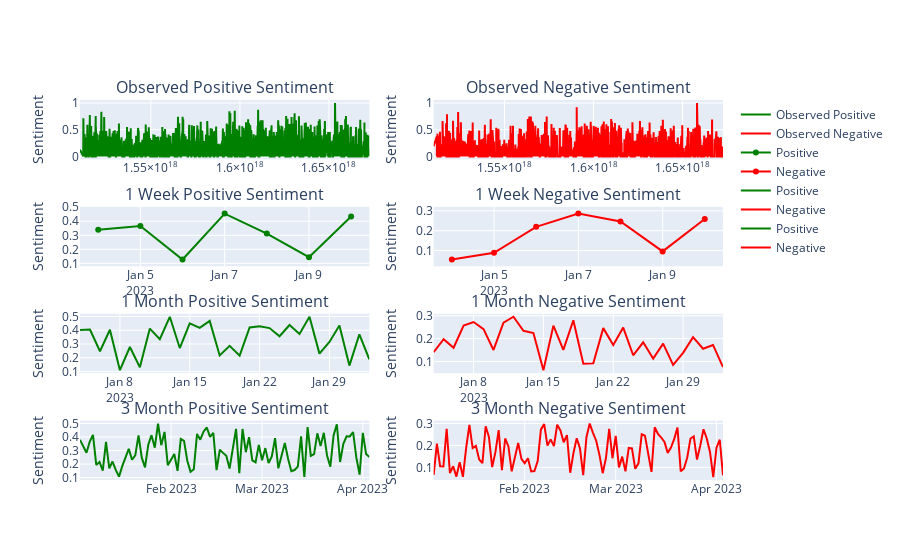

Notebook code for this chart:
### Code cell
# Create figure with subplots
fig = make_subplots(rows=4, cols=2, subplot_titles=(
    'Observed Positive Sentiment', 'Observed Negative Sentiment', 
    '1 Week Positive Sentiment', '1 Week Negative Sentiment', 
    '1 Month Positive Sentiment', '1 Month Negative Sentiment', 
    '3 Month Positive Sentiment', '3 Month Negative Sentiment'
))

# Add observed positive sentiment to plot
fig.add_trace(go.Scatter(x=df['CreatedAt'], y=df['Positive Sentiment'], name='Observed Positive', line=dict(color='green')), row=1, col=1)
# Add observed negative sentiment to plot
fig.add_trace(go.Scatter(x=df['CreatedAt'], y=df['Negative Sentiment'], name='Observed Negative', line=dict(color='red')), row=1, col=2)

# Generate random forecasted sentiments for each period
periods = [7, 30, 90]  # Number of days for each forecast period

for i, period in enumerate(periods):
    dates = pd.date_range(start=pd.to_datetime(df['CreatedAt'].iloc[-1]) + pd.Timedelta(days=1), 
                          periods=period, freq='D')
    positive_sentiment = np.random.uniform(0.1, 0.5, size=period)
    negative_sentiment = np.random.uniform(0.05, 0.3, size=period)

    # Calculate the position of the positive and negative subplots
    row = i + 2
    col_positive = 1
    col_negative = 2

    # Add positive forecasted sentiment to plot
    fig.add_trace(go.Scatter(x=dates, y=positive_sentiment, name='Positive', line=dict(color='green')), row=row, col=col_positive)
    # Add negative forecasted sentiment to plot
    fig.add_trace(go.Scatter(x=dates, y=negative_sentiment, name='Negative',  line=dict(color='red')), row=row, col=col_negative)

# Update y-axis titles for subplots
for i in range(1, 5):
    fig.update_yaxes(title_text='Sentiment', row=i, col=1)
    fig.update_yaxes(title_text='Sentiment', row=i, col=2)

# Show the plot
fig.show()

### Figure 1 — Plotly figure (JSON) as saved in the notebook; plotly's stock layout.template omitted (floating-point values rounded to 4 significant figures; data arrays with more than 128 entries replaced by an {"elided": "..."} marker saying what was removed)
{"data": [{"line": {"color": "green"}, "name": "Observed Positive", "type": "scatter", "x": {"elided": "4705 int values"}, "xaxis": "x", "y": {"elided": "4705 float values"}, "yaxis": "y"}, {"line": {"color": "red"}, "name": "Observed Negative", "type": "scatter", "x": {"elided": "4705 int values"}, "xaxis": "x2", "y": {"elided": "4705 float values"}, "yaxis": "y2"}, {"line": {"color": "green"}, "name": "Positive", "type": "scatter", "x": ["2023-01-04T00:00:00", "2023-01-05T00:00:00", "2023-01-06T00:00:00", "2023-01-07T00:00:00", "2023-01-08T00:00:00", "2023-01-09T00:00:00", "2023-01-10T00:00:00"], "xaxis": "x3", "y": [0.339, 0.3659, 0.1277, 0.4547, 0.3125, 0.1444, 0.4335], "yaxis": "y3"}, {"line": {"color": "red"}, "name": "Negative", "type": "scatter", "x": ["2023-01-04T00:00:00", "2023-01-05T00:00:00", "2023-01-06T00:00:00", "2023-01-07T00:00:00", "2023-01-08T00:00:00", "2023-01-09T00:00:00", "2023-01-10T00:00:00"], "xaxis": "x4", "y": [0.05488, 0.08902, 0.2194, 0.2859, 0.2465, 0.09582, 0.2585], "yaxis": "y4"}, {"line": {"color": "green"}, "name": "Positive", "type": "scatter", "x": ["2023-01-04T00:00:00", "2023-01-05T00:00:00", "2023-01-06T00:00:00", "2023-01-07T00:00:00", "2023-01-08T00:00:00", "2023-01-09T00:00:00", "2023-01-10T00:00:00", "2023-01-11T00:00:00", "2023-01-12T00:00:00", "2023-01-13T00:00:00", "2023-01-14T00:00:00", "2023-01-15T00:00:00", "2023-01-16T00:00:00", "2023-01-17T00:00:00", "2023-01-18T00:00:00", "2023-01-19T00:00:00", "2023-01-20T00:00:00", "2023-01-21T00:00:00", "2023-01-22T00:00:00", "2023-01-23T00:00:00", "2023-01-24T00:00:00", "2023-01-25T00:00:00", "2023-01-26T00:00:00", "2023-01-27T00:00:00", "2023-01-28T00:00:00", "2023-01-29T00:00:00", "2023-01-30T00:00:00", "2023-01-31T00:00:00", "2023-02-01T00:00:00", "2023-02-02T00:00:00"], "xaxis": "x5", "y": [0.4021, 0.4051, 0.2474, 0.4037, 0.1105, 0.2786, 0.1316, 0.4121, 0.3351, 0.4976, 0.2711, 0.4506, 0.4179, 0.4683, 0.2173, 0.2866, 0.2161, 0.4206, 0.4298, 0.4157, 0.3563, 0.4381, 0.3729, 0.4983, 0.2304, 0.3152, 0.4339, 0.1435, 0.3708, 0.1893], "yaxis": "y5"}, {"line": {"color": "red"}, "name": "Negative", "type": "scatter", "x": ["2023-01-04T00:00:00", "2023-01-05T00:00:00", "2023-01-06T00:00:00", "2023-01-07T00:00:00", "2023-01-08T00:00:00", "2023-01-09T00:00:00", "2023-01-10T00:00:00", "2023-01-11T00:00:00", "2023-01-12T00:00:00", "2023-01-13T00:00:00", "2023-01-14T00:00:00", "2023-01-15T00:00:00", "2023-01-16T00:00:00", "2023-01-17T00:00:00", "2023-01-18T00:00:00", "2023-01-19T00:00:00", "2023-01-20T00:00:00", "2023-01-21T00:00:00", "2023-01-22T00:00:00", "2023-01-23T00:00:00", "2023-01-24T00:00:00", "2023-01-25T00:00:00", "2023-01-26T00:00:00", "2023-01-27T00:00:00", "2023-01-28T00:00:00", "2023-01-29T00:00:00", "2023-01-30T00:00:00", "2023-01-31T00:00:00", "2023-02-01T00:00:00", "2023-02-02T00:00:00"], "xaxis": "x6", "y": [0.1406, 0.1975, 0.1599, 0.2575, 0.2727, 0.2416, 0.1503, 0.2703, 0.296, 0.2345, 0.2247, 0.06177, 0.2571, 0.1506, 0.2807, 0.08962, 0.09141, 0.246, 0.1719, 0.2484, 0.127, 0.1837, 0.1127, 0.178, 0.08455, 0.1376, 0.2066, 0.1558, 0.1723, 0.07535], "yaxis": "y6"}, {"line": {"color": "green"}, "name": "Positive", "type": "scatter", "x": ["2023-01-04T00:00:00", "2023-01-05T00:00:00", "2023-01-06T00:00:00", "2023-01-07T00:00:00", "2023-01-08T00:00:00", "2023-01-09T00:00:00", "2023-01-10T00:00:00", "2023-01-11T00:00:00", "2023-01-12T00:00:00", "2023-01-13T00:00:00", "2023-01-14T00:00:00", "2023-01-15T00:00:00", "2023-01-16T00:00:00", "2023-01-17T00:00:00", "2023-01-18T00:00:00", "2023-01-19T00:00:00", "2023-01-20T00:00:00", "2023-01-21T00:00:00", "2023-01-22T00:00:00", "2023-01-23T00:00:00", "2023-01-24T00:00:00", "2023-01-25T00:00:00", "2023-01-26T00:00:00", "2023-01-27T00:00:00", "2023-01-28T00:00:00", "2023-01-29T00:00:00", "2023-01-30T00:00:00", "2023-01-31T00:00:00", "2023-02-01T00:00:00", "2023-02-02T00:00:00", "2023-02-03T00:00:00", "2023-02-04T00:00:00", "2023-02-05T00:00:00", "2023-02-06T00:00:00", "2023-02-07T00:00:00", "2023-02-08T00:00:00", "2023-02-09T00:00:00", "2023-02-10T00:00:00", "2023-02-11T00:00:00", "2023-02-12T00:00:00", "2023-02-13T00:00:00", "2023-02-14T00:00:00", "2023-02-15T00:00:00", "2023-02-16T00:00:00", "2023-02-17T00:00:00", "2023-02-18T00:00:00", "2023-02-19T00:00:00", "2023-02-20T00:00:00", "2023-02-21T00:00:00", "2023-02-22T00:00:00", "2023-02-23T00:00:00", "2023-02-24T00:00:00", "2023-02-25T00:00:00", "2023-02-26T00:00:00", "2023-02-27T00:00:00", "2023-02-28T00:00:00", "2023-03-01T00:00:00", "2023-03-02T00:00:00", "2023-03-03T00:00:00", "2023-03-04T00:00:00", "2023-03-05T00:00:00", "2023-03-06T00:00:00", "2023-03-07T00:00:00", "2023-03-08T00:00:00", "2023-03-09T00:00:00", "2023-03-10T00:00:00", "2023-03-11T00:00:00", "2023-03-12T00:00:00", "2023-03-13T00:00:00", "2023-03-14T00:00:00", "2023-03-15T00:00:00", "2023-03-16T00:00:00", "2023-03-17T00:00:00", "2023-03-18T00:00:00", "2023-03-19T00:00:00", "2023-03-20T00:00:00", "2023-03-21T00:00:00", "2023-03-22T00:00:00", "2023-03-23T00:00:00", "2023-03-24T00:00:00", "2023-03-25T00:00:00", "2023-03-26T00:00:00", "2023-03-27T00:00:00", "2023-03-28T00:00:00", "2023-03-29T00:00:00", "2023-03-30T00:00:00", "2023-03-31T00:00:00", "2023-04-01T00:00:00", "2023-04-02T00:00:00", "2023-04-03T00:00:00"], "xaxis": "x7", "y": [0.3792, 0.3321, 0.284, 0.3655, 0.4164, 0.1938, 0.2157, 0.1522, 0.3645, 0.1688, 0.2186, 0.1568, 0.107, 0.1846, 0.2555, 0.313, 0.2318, 0.2652, 0.4125, 0.2472, 0.1757, 0.3425, 0.4139, 0.3209, 0.4993, 0.3398, 0.4375, 0.191, 0.2327, 0.2746, 0.1498, 0.3857, 0.371, 0.2242, 0.1425, 0.1609, 0.4229, 0.3806, 0.4398, 0.4707, 0.4014, 0.4314, 0.1552, 0.3059, 0.2826, 0.2607, 0.1667, 0.3096, 0.4609, 0.1324, 0.4596, 0.288, 0.3983, 0.2269, 0.2125, 0.3422, 0.2287, 0.3178, 0.208, 0.2569, 0.3921, 0.1688, 0.2552, 0.3563, 0.2393, 0.1471, 0.1557, 0.1813, 0.4053, 0.1041, 0.4733, 0.26, 0.2729, 0.4273, 0.3343, 0.431, 0.2613, 0.1813, 0.4116, 0.4943, 0.2155, 0.3491, 0.4057, 0.4044, 0.4371, 0.2474, 0.1219, 0.4312, 0.2738, 0.2527], "yaxis": "y7"}, {"line": {"color": "red"}, "name": "Negative", "type": "scatter", "x": ["2023-01-04T00:00:00", "2023-01-05T00:00:00", "2023-01-06T00:00:00", "2023-01-07T00:00:00", "2023-01-08T00:00:00", "2023-01-09T00:00:00", "2023-01-10T00:00:00", "2023-01-11T00:00:00", "2023-01-12T00:00:00", "2023-01-13T00:00:00", "2023-01-14T00:00:00", "2023-01-15T00:00:00", "2023-01-16T00:00:00", "2023-01-17T00:00:00", "2023-01-18T00:00:00", "2023-01-19T00:00:00", "2023-01-20T00:00:00", "2023-01-21T00:00:00", "2023-01-22T00:00:00", "2023-01-23T00:00:00", "2023-01-24T00:00:00", "2023-01-25T00:00:00", "2023-01-26T00:00:00", "2023-01-27T00:00:00", "2023-01-28T00:00:00", "2023-01-29T00:00:00", "2023-01-30T00:00:00", "2023-01-31T00:00:00", "2023-02-01T00:00:00", "2023-02-02T00:00:00", "2023-02-03T00:00:00", "2023-02-04T00:00:00", "2023-02-05T00:00:00", "2023-02-06T00:00:00", "2023-02-07T00:00:00", "2023-02-08T00:00:00", "2023-02-09T00:00:00", "2023-02-10T00:00:00", "2023-02-11T00:00:00", "2023-02-12T00:00:00", "2023-02-13T00:00:00", "2023-02-14T00:00:00", "2023-02-15T00:00:00", "2023-02-16T00:00:00", "2023-02-17T00:00:00", "2023-02-18T00:00:00", "2023-02-19T00:00:00", "2023-02-20T00:00:00", "2023-02-21T00:00:00", "2023-02-22T00:00:00", "2023-02-23T00:00:00", "2023-02-24T00:00:00", "2023-02-25T00:00:00", "2023-02-26T00:00:00", "2023-02-27T00:00:00", "2023-02-28T00:00:00", "2023-03-01T00:00:00", "2023-03-02T00:00:00", "2023-03-03T00:00:00", "2023-03-04T00:00:00", "2023-03-05T00:00:00", "2023-03-06T00:00:00", "2023-03-07T00:00:00", "2023-03-08T00:00:00", "2023-03-09T00:00:00", "2023-03-10T00:00:00", "2023-03-11T00:00:00", "2023-03-12T00:00:00", "2023-03-13T00:00:00", "2023-03-14T00:00:00", "2023-03-15T00:00:00", "2023-03-16T00:00:00", "2023-03-17T00:00:00", "2023-03-18T00:00:00", "2023-03-19T00:00:00", "2023-03-20T00:00:00", "2023-03-21T00:00:00", "2023-03-22T00:00:00", "2023-03-23T00:00:00", "2023-03-24T00:00:00", "2023-03-25T00:00:00", "2023-03-26T00:00:00", "2023-03-27T00:00:00", "2023-03-28T00:00:00", "2023-03-29T00:00:00", "2023-03-30T00:00:00", "2023-03-31T00:00:00", "2023-04-01T00:00:00", "2023-04-02T00:00:00", "2023-04-03T00:00:00"], "xaxis": "x8", "y": [0.06614, 0.2083, 0.1051, 0.1049, 0.276, 0.07489, 0.1054, 0.05861, 0.1241, 0.05769, 0.1889, 0.2934, 0.1879, 0.1983, 0.1366, 0.1194, 0.2873, 0.239, 0.1016, 0.1694, 0.27, 0.08732, 0.2316, 0.1954, 0.0821, 0.1509, 0.2116, 0.1392, 0.1188, 0.1419, 0.08213, 0.08373, 0.1289, 0.2729, 0.2969, 0.1991, 0.2275, 0.1972, 0.2944, 0.2681, 0.2144, 0.2468, 0.07611, 0.1652, 0.2324, 0.187, 0.0654, 0.2372, 0.2993, 0.2576, 0.2217, 0.1569, 0.07392, 0.1429, 0.2758, 0.1419, 0.2437, 0.1005, 0.149, 0.0822, 0.1885, 0.1863, 0.09387, 0.1188, 0.251, 0.2441, 0.1616, 0.07982, 0.2825, 0.2519, 0.236, 0.2157, 0.1663, 0.1903, 0.2298, 0.281, 0.08225, 0.09531, 0.1453, 0.2316, 0.2409, 0.1358, 0.1987, 0.2735, 0.2317, 0.1703, 0.05651, 0.1897, 0.226, 0.06426], "yaxis": "y8"}], "layout": {"annotations": [{"font": {"size": 16}, "showarrow": false, "text": "Observed Positive Sentiment", "x": 0.225, "xanchor": "center", "xref": "paper", "y": 1, "yanchor": "bottom", "yref": "paper"}, {"font": {"size": 16}, "showarrow": false, "text": "Observed Negative Sentiment", "x": 0.775, "xanchor": "center", "xref": "paper", "y": 1, "yanchor": "bottom", "yref": "paper"}, {"font": {"size": 16}, "showarrow": false, "text": "1 Week Positive Sentiment", "x": 0.225, "xanchor": "center", "xref": "paper", "y": 0.7188, "yanchor": "bottom", "yref": "paper"}, {"font": {"size": 16}, "showarrow": false, "text": "1 Week Negative Sentiment", "x": 0.775, "xanchor": "center", "xref": "paper", "y": 0.7188, "yanchor": "bottom", "yref": "paper"}, {"font": {"size": 16}, "showarrow": false, "text": "1 Month Positive Sentiment", "x": 0.225, "xanchor": "center", "xref": "paper", "y": 0.4375, "yanchor": "bottom", "yref": "paper"}, {"font": {"size": 16}, "showarrow": false, "text": "1 Month Negative Sentiment", "x": 0.775, "xanchor": "center", "xref": "paper", "y": 0.4375, "yanchor": "bottom", "yref": "paper"}, {"font": {"size": 16}, "showarrow": false, "text": "3 Month Positive Sentiment", "x": 0.225, "xanchor": "center", "xref": "paper", "y": 0.1562, "yanchor": "bottom", "yref": "paper"}, {"font": {"size": 16}, "showarrow": false, "text": "3 Month Negative Sentiment", "x": 0.775, "xanchor": "center", "xref": "paper", "y": 0.1562, "yanchor": "bottom", "yref": "paper"}], "xaxis": {"anchor": "y", "domain": [0, 0.45]}, "xaxis2": {"anchor": "y2", "domain": [0.55, 1]}, "xaxis3": {"anchor": "y3", "domain": [0, 0.45]}, "xaxis4": {"anchor": "y4", "domain": [0.55, 1]}, "xaxis5": {"anchor": "y5", "domain": [0, 0.45]}, "xaxis6": {"anchor": "y6", "domain": [0.55, 1]}, "xaxis7": {"anchor": "y7", "domain": [0, 0.45]}, "xaxis8": {"anchor": "y8", "domain": [0.55, 1]}, "yaxis": {"anchor": "x", "domain": [0.8438, 1], "title": {"text": "Sentiment"}}, "yaxis2": {"anchor": "x2", "domain": [0.8438, 1], "title": {"text": "Sentiment"}}, "yaxis3": {"anchor": "x3", "domain": [0.5625, 0.7188], "title": {"text": "Sentiment"}}, "yaxis4": {"anchor": "x4", "domain": [0.5625, 0.7188], "title": {"text": "Sentiment"}}, "yaxis5": {"anchor": "x5", "domain": [0.2812, 0.4375], "title": {"text": "Sentiment"}}, "yaxis6": {"anchor": "x6", "domain": [0.2812, 0.4375], "title": {"text": "Sentiment"}}, "yaxis7": {"anchor": "x7", "domain": [0, 0.1562], "title": {"text": "Sentiment"}}, "yaxis8": {"anchor": "x8", "domain": [0, 0.1562], "title": {"text": "Sentiment"}}}}
